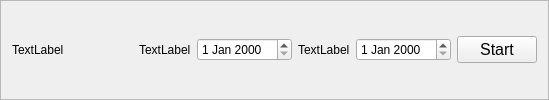
                     <widget class="QFrame" name="frame_14">
                      <property name="frameShape">
                       <enum>QFrame::StyledPanel</enum>
                      </property>
                      <property name="frameShadow">
                       <enum>QFrame::Raised</enum>
                      </property>
                      <layout class="QHBoxLayout" name="horizontalLayout_7">
                       <item>
                        <widget class="QLabel" name="label_6">
                         <property name="text">
                          <string>TextLabel</string>
                         </property>
                        </widget>
                       </item>
                       <item>
                        <spacer name="horizontalSpacer_4">
                         <property name="orientation">
                          <enum>Qt::Horizontal</enum>
                         </property>
                         <property name="sizeHint" stdset="0">
                          <size>
                           <width>69</width>
                           <height>13</height>
                          </size>
                         </property>
                        </spacer>
                       </item>
                       <item>
                        <widget class="QLabel" name="label_12">
                         <property name="text">
                          <string>TextLabel</string>
                         </property>
                        </widget>
                       </item>
                       <item>
                        <widget class="QDateEdit" name="dateEdit"/>
                       </item>
                       <item>
                        <widget class="QLabel" name="label_13">
                         <property name="text">
                          <string>TextLabel</string>
                         </property>
                        </widget>
                       </item>
                       <item>
                        <widget class="QDateEdit" name="dateEdit_3"/>
                       </item>
                       <item>
                        <widget class="QPushButton" name="pushButton_12">
                         <property name="font">
                          <font>
                           <pointsize>12</pointsize>
                          </font>
                         </property>
                         <property name="text">
                          <string>Start</string>
                         </property>
                        </widget>
                       </item>
                      </layout>
                     </widget>
